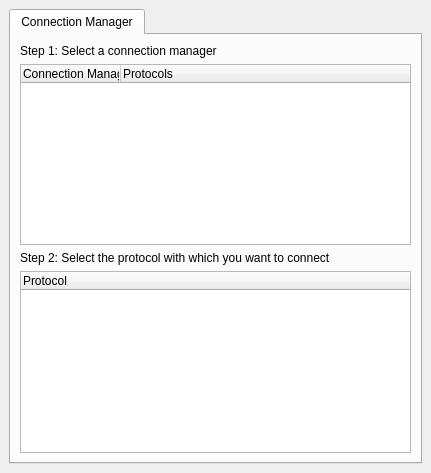
<ui version="4.0" >
 <class>TelepathyEditAccountWidget</class>
 <widget class="QWidget" name="TelepathyEditAccountWidget" >
  <property name="geometry" >
   <rect>
    <x>0</x>
    <y>0</y>
    <width>431</width>
    <height>473</height>
   </rect>
  </property>
  <layout class="QGridLayout" >
   <property name="margin" >
    <number>9</number>
   </property>
   <property name="spacing" >
    <number>6</number>
   </property>
   <item row="0" column="0" >
    <widget class="QTabWidget" name="tabWidget" >
     <property name="currentIndex" >
      <number>0</number>
     </property>
     <widget class="QWidget" name="tab" >
      <attribute name="title" >
       <string>Connection Manager</string>
      </attribute>
      <layout class="QGridLayout" >
       <property name="margin" >
        <number>9</number>
       </property>
       <property name="spacing" >
        <number>6</number>
       </property>
       <item row="1" column="0" >
        <layout class="QVBoxLayout" >
         <property name="margin" >
          <number>0</number>
         </property>
         <property name="spacing" >
          <number>6</number>
         </property>
         <item>
          <widget class="QLabel" name="label_2" >
           <property name="text" >
            <string>Step 2: Select the protocol with which you want to connect</string>
           </property>
          </widget>
         </item>
         <item>
          <widget class="QTreeWidget" name="treeProtocol" >
           <column>
            <property name="text" >
             <string>Protocol</string>
            </property>
           </column>
          </widget>
         </item>
        </layout>
       </item>
       <item row="0" column="0" >
        <layout class="QVBoxLayout" >
         <property name="margin" >
          <number>0</number>
         </property>
         <property name="spacing" >
          <number>6</number>
         </property>
         <item>
          <widget class="QLabel" name="label" >
           <property name="text" >
            <string>Step 1: Select a connection manager</string>
           </property>
          </widget>
         </item>
         <item>
          <widget class="QTreeWidget" name="treeConnectionManager" >
           <column>
            <property name="text" >
             <string>Connection Manager</string>
            </property>
           </column>
           <column>
            <property name="text" >
             <string>Protocols</string>
            </property>
           </column>
          </widget>
         </item>
        </layout>
       </item>
      </layout>
     </widget>
    </widget>
   </item>
  </layout>
 </widget>
 <resources/>
 <connections/>
</ui>
